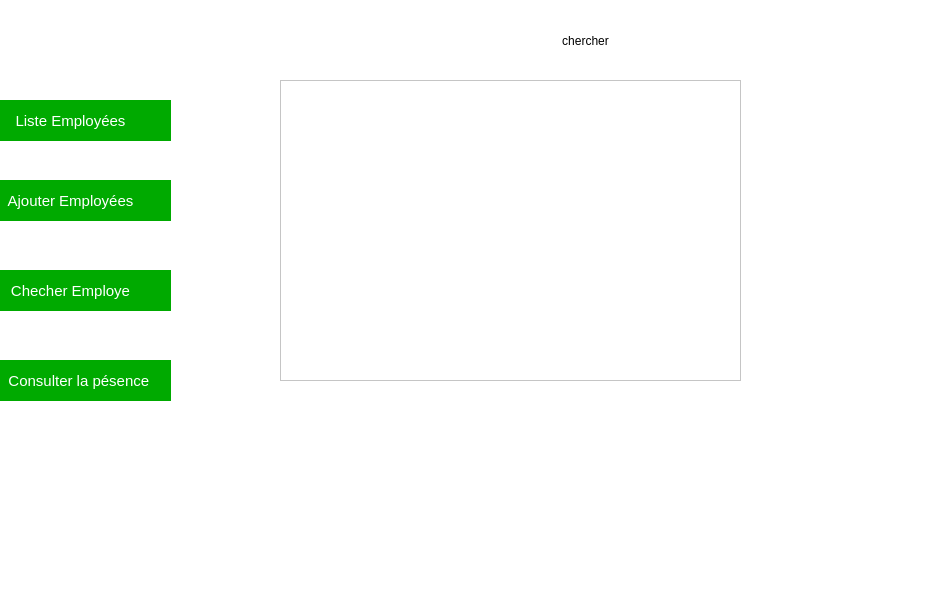
<?xml version="1.0" encoding="UTF-8"?>
<ui version="4.0">
 <class>MainWindow</class>
 <widget class="QMainWindow" name="MainWindow">
  <property name="geometry">
   <rect>
    <x>0</x>
    <y>0</y>
    <width>925</width>
    <height>600</height>
   </rect>
  </property>
  <property name="windowTitle">
   <string>MainWindow</string>
  </property>
  <property name="styleSheet">
   <string notr="true">background-color:#fff;</string>
  </property>
  <widget class="QWidget" name="centralwidget">
   <widget class="QGraphicsView" name="navbar">
    <property name="geometry">
     <rect>
      <x>0</x>
      <y>0</y>
      <width>161</width>
      <height>591</height>
     </rect>
    </property>
    <property name="styleSheet">
     <string notr="true">border:none</string>
    </property>
   </widget>
   <widget class="QPushButton" name="pushButton">
    <property name="geometry">
     <rect>
      <x>-30</x>
      <y>100</y>
      <width>201</width>
      <height>41</height>
     </rect>
    </property>
    <property name="font">
     <font>
      <pointsize>-1</pointsize>
     </font>
    </property>
    <property name="mouseTracking">
     <bool>false</bool>
    </property>
    <property name="autoFillBackground">
     <bool>false</bool>
    </property>
    <property name="styleSheet">
     <string notr="true">border:none;
color: rgb(255, 255, 255);

background-color: rgb(0, 170, 0);
border-radius:90%;
font-size:15px;</string>
    </property>
    <property name="text">
     <string>Liste Employées</string>
    </property>
   </widget>
   <widget class="QPushButton" name="pushButton_2">
    <property name="geometry">
     <rect>
      <x>-30</x>
      <y>180</y>
      <width>201</width>
      <height>41</height>
     </rect>
    </property>
    <property name="font">
     <font>
      <pointsize>-1</pointsize>
     </font>
    </property>
    <property name="mouseTracking">
     <bool>false</bool>
    </property>
    <property name="autoFillBackground">
     <bool>false</bool>
    </property>
    <property name="styleSheet">
     <string notr="true">border:none;
color: rgb(255, 255, 255);

background-color: rgb(0, 170, 0);
border-radius:90%;
font-size:15px;</string>
    </property>
    <property name="text">
     <string>Ajouter Employées</string>
    </property>
   </widget>
   <widget class="QPushButton" name="pushButton_3">
    <property name="geometry">
     <rect>
      <x>-30</x>
      <y>270</y>
      <width>201</width>
      <height>41</height>
     </rect>
    </property>
    <property name="font">
     <font>
      <pointsize>-1</pointsize>
     </font>
    </property>
    <property name="mouseTracking">
     <bool>false</bool>
    </property>
    <property name="autoFillBackground">
     <bool>false</bool>
    </property>
    <property name="styleSheet">
     <string notr="true">border:none;
color: rgb(255, 255, 255);

background-color: rgb(0, 170, 0);
border-radius:90%;
font-size:15px;</string>
    </property>
    <property name="text">
     <string>Checher Employe</string>
    </property>
   </widget>
   <widget class="QPushButton" name="pushButton_4">
    <property name="geometry">
     <rect>
      <x>-30</x>
      <y>360</y>
      <width>201</width>
      <height>41</height>
     </rect>
    </property>
    <property name="font">
     <font>
      <pointsize>-1</pointsize>
     </font>
    </property>
    <property name="mouseTracking">
     <bool>false</bool>
    </property>
    <property name="autoFillBackground">
     <bool>false</bool>
    </property>
    <property name="styleSheet">
     <string notr="true">border:none;
color: rgb(255, 255, 255);

background-color: rgb(0, 170, 0);
border-radius:90%;
font-size:15px;</string>
    </property>
    <property name="text">
     <string>    Consulter la pésence</string>
    </property>
   </widget>
   <widget class="QLineEdit" name="lineEdit">
    <property name="geometry">
     <rect>
      <x>390</x>
      <y>20</y>
      <width>241</width>
      <height>41</height>
     </rect>
    </property>
    <property name="styleSheet">
     <string notr="true">border:none</string>
    </property>
   </widget>
   <widget class="QPushButton" name="pushButton_5">
    <property name="geometry">
     <rect>
      <x>550</x>
      <y>20</y>
      <width>71</width>
      <height>41</height>
     </rect>
    </property>
    <property name="styleSheet">
     <string notr="true">border:none</string>
    </property>
    <property name="text">
     <string>chercher</string>
    </property>
   </widget>
   <widget class="QPlainTextEdit" name="plainTextEdit">
    <property name="geometry">
     <rect>
      <x>280</x>
      <y>80</y>
      <width>461</width>
      <height>301</height>
     </rect>
    </property>
   </widget>
  </widget>
  <widget class="QMenuBar" name="menubar">
   <property name="geometry">
    <rect>
     <x>0</x>
     <y>0</y>
     <width>925</width>
     <height>21</height>
    </rect>
   </property>
  </widget>
  <widget class="QStatusBar" name="statusbar"/>
 </widget>
 <resources/>
 <connections/>
</ui>
